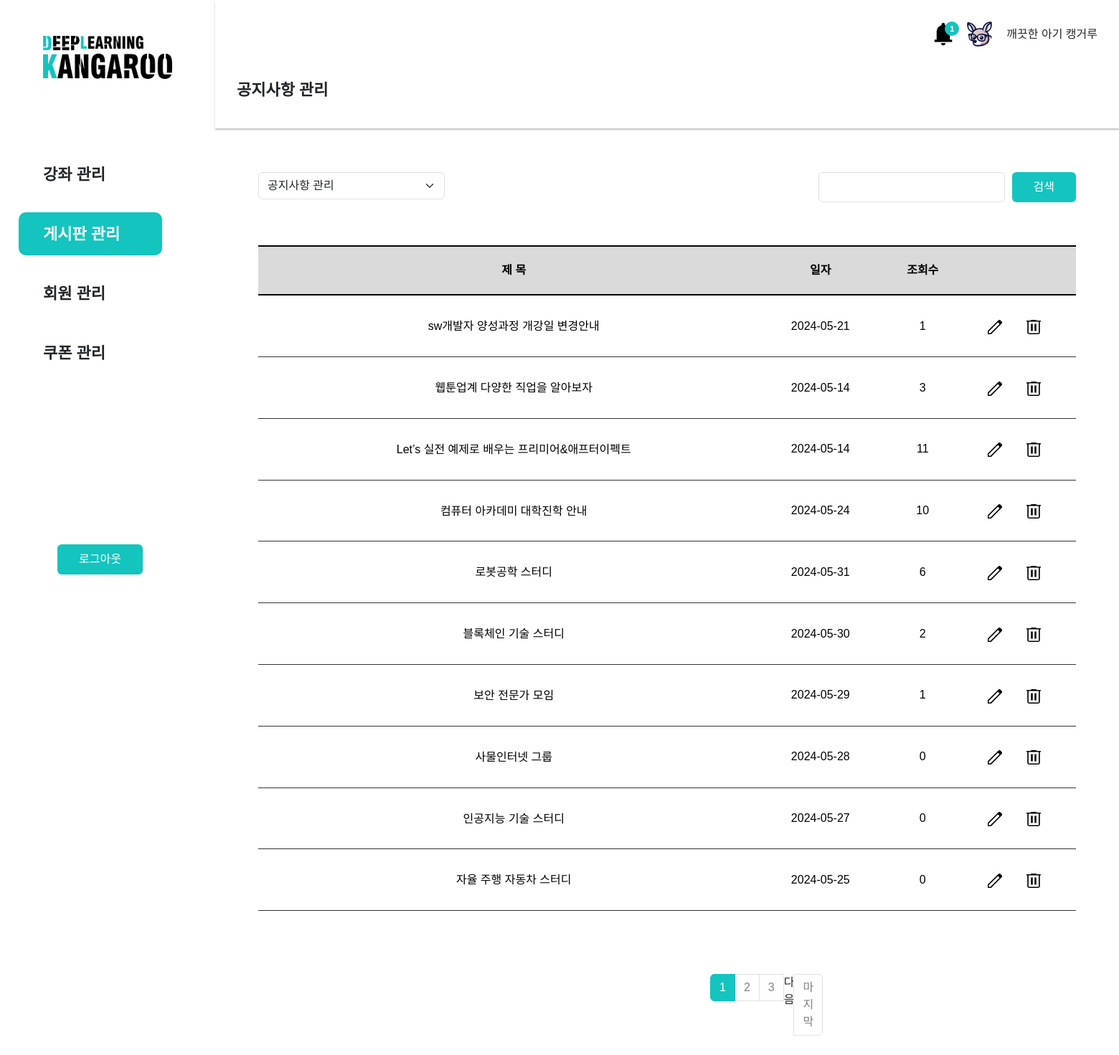
The page /admin/notice/notice_list.php on the database its author committed.
### tables this page shows
CREATE TABLE `notice_board` (
  `idx` int(11) NOT NULL,
  `title` varchar(100) NOT NULL,
  `contents` text DEFAULT NULL,
  `date` date NOT NULL,
  `hit` int(11) DEFAULT NULL
);

### admin/pagination.php (called while the page is built, shortened)
<?php
$cntsql = "SELECT COUNT(*) AS cnt FROM $paginationTarget where 1=1";
$cntsql .= $search_where;
$cntresult = $mysqli->query($cntsql);
$cntrow = $cntresult->fetch_object();
$count = $cntrow -> cnt;
$pageNumber = $_GET['pageNumber'] ?? 1;
$pageCount = $_GET['pageCount'] ?? 10;
$startLimit = ($pageNumber -1)*$pageCount;
$endLimit = $pageCount ;
$block_ct = 3;
$block_num = ceil($pageNumber/$block_ct);
$block_start = (($block_num - 1) * $block_ct) + 1;
$block_end = $block_start + $block_ct - 1;
$total_page = ceil($count / $pageCount);
$total_block = ceil($total_page/$block_ct);

### admin/notice/notice_list.php (the view, shortened to what this page needs)
<?php
$css1 = '<link rel="stylesheet" href="../../css/notice.css">';
include_once $_SERVER['DOCUMENT_ROOT'] . '/clean_kangaroo/admin/dbcon.php';
include_once $_SERVER['DOCUMENT_ROOT'] . '/clean_kangaroo/admin/header.php';
$search_where = "";
$paginationTarget = 'notice_board';
include_once $_SERVER['DOCUMENT_ROOT'] . '/clean_kangaroo/admin/pagination.php';
$sql = "SELECT * FROM notice_board where 1=1";
$sql .= $search_where;
$order = " order by idx desc";
$sql .= $order;
$limit = " LIMIT $startLimit, $endLimit";
$sql .= $limit;
$result = $mysqli->query($sql);
while ($rs = $result->fetch_object()) {
  $rsArr[] = $rs;
}
?>
<body>
  <div class="board_container grid">
    <form action="" id="">
      <div class="board_category df">
        <div class="select_wrap">
          <select class="form-select" onchange="window.open(value,'_self');" aria-label="" id="" name="">
            <option value="/clean_kangaroo/admin/notice/notice_list.php" selected>공지사항 관리</option>
          </select>
        </div>
        <div class="search_wrap df">
          <input class="form-control search" type="text" id="search_keyword" name="search_keyword">
          <button class="primary_btn">검색</button>
        </div>
      </div>
    </form>
    <form action="">
      <table class="table">
        <thead>
          <tr>
            <th scope="col" colspan="5">제 목</th>
            <th scope="col">일자</th>
            <th scope="col">조회수</th>
            <th scope="col"></th>
          </tr>
        </thead>
        <tbody>
          <?php
          if (isset($rsArr)) {
            foreach ($rsArr as $ra) {
          ?>
              <tr>
                <td colspan="5"><a href="notice_view.php?idx=<?= $ra->idx; ?>"><?= $ra->title; ?></a></td>
                <td><?= $ra->date; ?></td>
                <td><?= $ra->hit; ?></td>
                <td class="lectureSvg">
                  <a href="notice_edit.php?idx=<?= $ra->idx; ?>"><img src="/clean_kangaroo/images/edit.svg" alt=""></a>
                  <a href="notice_del.php?idx=<?= $ra->idx; ?>" class="cart_item_del"><img src="/clean_kangaroo/images/delete.svg" alt=""></a>
                </td>
              </tr>
          <?php
            }
          }
          ?>
        </tbody>
      </table>
    </form>
    <div class="nav_wrap df aic">
      <nav aria-label="">
        <ul class="pagination">
          <?php
          for ($i = $block_start; $i <= $block_end; $i++) {
            if ($i == $pageNumber) {
              echo "<li class=\"page-item active\"><a href=\"notice_list.php?pageNumber=$i\" class=\"page-link\">$i</a></li>";
            } else {
              echo "<li class=\"page-item\"><a href=\"notice_list.php?pageNumber=$i\" class=\"page-link\">$i</a></li>";
            }
          }
          if ($pageNumber < $total_page) {
            if ($total_block > $block_num) {
              $next = $block_num * $block_ct + 1;
              echo "<li class=\"page-item\"><a href=\"notice_list.php?pageNumber=$next\" class=\"page-item\">다음</a></li>";
            }
            echo "<li class=\"page-item\"><a href=\"notice_list.php?pageNumber=$total_page\" class=\"page-link\">마지막</a></li>";
          }
          ?>
        </ul>
      </nav>
    </div>
  </div>
  <?php
  include_once $_SERVER['DOCUMENT_ROOT'] . '/clean_kangaroo/admin/footer.php';
  ?>
  </html>

### css/common.css (style rules this page uses)
:root { --font-size: 16px; --font-bold:700; --black: #000; --white: #fff; --body-l:calc(var(--font-size) + 6px); --body-sl:calc(var(--font-size) + 4px); --body-m:calc(var(--font-size) + 2px); --body-s:calc(var(--font-size) - 2px); }
body { --C-primary: #14C4BE; --C-secondary: #FF861E; --C-black: #000; --C-white: #fff; --C-hover: #0E8A85; --C-active: #5AD6D1; --C-disable: #BDBDBD; --C-gray: #333; }
body { font-family: 'SUIT', sans-serif; padding-left: 300px; padding-top: 180px; overflow-x: hidden; }
.grid { padding: 60px 60px; box-sizing: border-box; }
.df { display: flex; }
.aic { align-items: center; }
.primary_btn { display: inline-block; background: var(--C-primary); border-radius: 6px; text-align: center; line-height: 22.4px; font-size: 16px; color: #fff; padding: 10px 30px; text-transform: capitalize; font-family: 'SUIT', sans-serif; cursor: pointer; transition: 0.2s; }
.page-link, .page-link:hover { color:#828282; }
.active>.page-link, .page-link.active { background-color: var(--C-primary); border-color: var(--C-primary); color:white; }
.search_wrap #search_keyword::placeholder { color: var(--C-disable); font-size: var(--body-m); font-weight: bold; }
.board_category { justify-content: space-between; padding-bottom: 60px; }
.form-select { width: 260px; }
.select_wrap { width: 260px; }
.search { width: 260px; }
.table>thead th { height: 70px; background: #dadada; border-top: 2px solid #000; border-bottom: 2px solid #000; }
.table>tbody tr td { border-bottom: 1px solid var(--C-gray); padding: 0; padding: 30px 0; }
.pagination { padding-left: 630px; }
.nav_wrap { padding-top: 60px; gap: 476px; }
.search_wrap { gap: 10px; }

### css/notice.css (style rules this page uses)
.lectureSvg img { width: 20px; height: 20px; margin-right: 30px; }

### rows shown on the page
notice_board: title "sw개발자 양성과정 개강일 변경안내", date "2024-05-21", hit "1"
notice_board: title "웹툰업계 다양한 직업을 알아보자", date "2024-05-14", hit "3"
notice_board: title "Let’s 실전 예제로 배우는 프리미어&애프터이펙트", date "2024-05-14", hit "11"
notice_board: title "컴퓨터 아카데미 대학진학 안내", date "2024-05-24", hit "10"
notice_board: title "로봇공학 스터디", date "2024-05-31", hit "6"
notice_board: title "블록체인 기술 스터디", date "2024-05-30", hit "2"
notice_board: title "보안 전문가 모임", date "2024-05-29", hit "1"
notice_board: title "사물인터넷 그룹", date "2024-05-28", hit "0"
notice_board: title "인공지능 기술 스터디", date "2024-05-27", hit "0"
notice_board: title "자율 주행 자동차 스터디", date "2024-05-25", hit "0"

### other values the page prints
$row->cnt "1"
$title "공지사항 관리"
